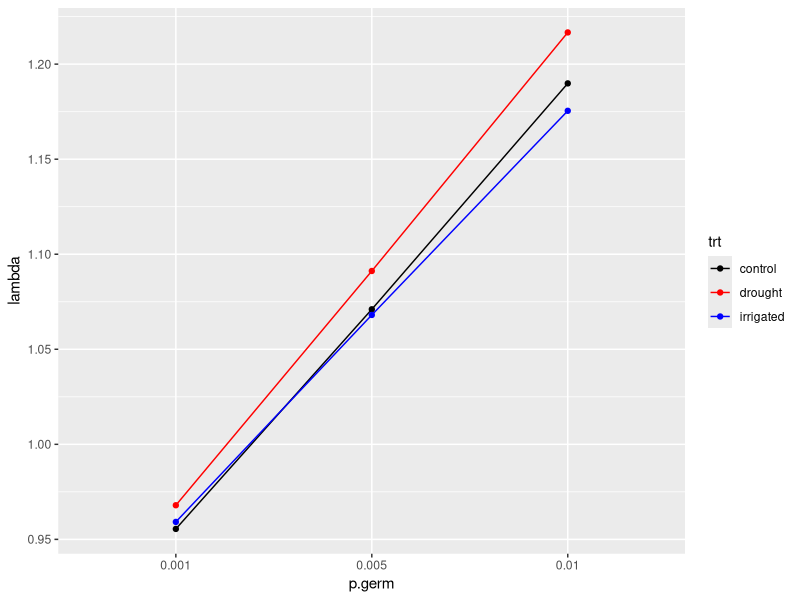

This chart was generated by the following R code: (Note: this script raises an error after producing the figure.)
# Script for doing deterministic LTRE by vital rate regression coefficient
# perturbation with no phenology
# Mostly this is being done as a proof of concept (making sure sums are correct)
# etc.

### ---------------------------------

library(ggplot2)
library(dplyr)
library(tidyr)

rm(list = ls())

# Observed vitals
growsurv = read.csv('03_construct_kernels/out/deterministic_growsurv_kernel.csv')
reprodct = read.csv('03_construct_kernels/out/deterministic_reprod_kernel_no_phen.csv')

# Outputs with perturbations
growsurv.pert = read.csv('03_construct_kernels/out/deterministic_grow_coef_perturbation_no_phen.csv')
reprodct.pert = read.csv('03_construct_kernels/out/deterministic_repr_coef_perturbation_no_phen.csv')

# Get germination rates
trt.germ = expand.grid(
  trt = c('control', 'drought', 'irrigated'),
  p.germ = c(0.001, 0.005, 0.01)
)

# Combine to get kernels
all.kernels = merge(
  x = growsurv %>% select(size.prev, size.cur, trt, p.size.cur),
  y = reprodct %>% select(size.pre , size.cur, trt, p.size.cur),
  by.x = c('size.prev', 'size.cur', 'trt'),
  by.y = c('size.pre' , 'size.cur', 'trt'),
  suffixes = c('.g', '.f')
) %>%
  merge(trt.germ, all.y = TRUE) %>%
  mutate(p.size.cur = p.size.cur.g + p.size.cur.f * p.germ) %>%
  select(-c(p.size.cur.g, p.size.cur.f))

head(all.kernels)

# Get perturbation matrices
all.pert.kernels = rbind(
  merge(
    x = growsurv.pert, 
    y = reprodct %>% select(size.pre, size.cur, trt, p.size.cur),
    by.x = c('size.prev', 'size.cur', 'trt'),
    by.y = c('size.pre' , 'size.cur', 'trt'),
    suffixes = c('.g', '.f')
  ),
  merge(
    x = growsurv %>% select(size.prev , size.cur, trt, p.size.cur),
    y = reprodct.pert,
    by.x = c('size.prev', 'size.cur', 'trt'),
    by.y = c('size.pre' , 'size.cur', 'trt'),
    suffixes = c('.g', '.f')
  )
) %>%
  merge(trt.germ, all.y = TRUE) %>%
  mutate(p.size.cur = p.size.cur.g + p.size.cur.f * p.germ) %>%
  select(-c(p.size.cur.g, p.size.cur.f)) %>%
  mutate(perturb.param = gsub('\\_', '.', perturb.param))

head(all.pert.kernels)

# Split up to make into matrices

all.matr = split(all.kernels, all.kernels[,c("trt", "p.germ")], sep = '_') %>%
  lapply(
    function(df) {
      df %>%
        arrange(size.prev, size.cur) %>%
        pivot_wider(names_from = size.prev, values_from = p.size.cur) %>%
        select(-c(trt, p.germ, size.cur)) %>%
        as.matrix()
    }
  )

all.lambda = all.matr %>% 
  sapply(function(m) Re(eigen(m)$values[1])) %>%
  data.frame(lambda = .) %>%
  mutate(trt_p.germ = row.names(.)) %>%
  separate(trt_p.germ, into = c('trt', 'p.germ'), sep = '_')

all.lambda %>%
  ggplot(aes(x = p.germ, y = lambda, colour = trt, group = trt)) +
  geom_line() +
  geom_point() +
  scale_colour_manual(values = c('black', 'red', 'blue'))

all.pert.matr = split(all.pert.kernels, all.pert.kernels[,c("trt", "p.germ", "perturb.param")], sep = '_') %>%
  lapply(
    function(df) {
      df %>%
        arrange(size.prev, size.cur) %>%
        pivot_wider(names_from = size.prev, values_from = p.size.cur) %>%
        select(-c(trt, p.germ, perturb.param, size.cur, orig.par.val)) %>%
        as.matrix()
    }
  )

all.pert.lambda = all.pert.matr %>% 
  sapply(function(m) Re(eigen(m)$values[1])) %>%
  data.frame(lambda = .) %>%
  mutate(trt_p.germ = row.names(.)) %>%
  separate(trt_p.germ, into = c('trt', 'p.germ', 'parm'), sep = '_')

head(all.pert.lambda)

# Cool, now we mergie

all.sens = merge(
  all.lambda, all.pert.lambda, 
  by = c('trt', 'p.germ'),
  suffixes = c('.orig', '.pert')
) %>%
  mutate(sv = (lambda.pert - lambda.orig) / .0001)

all.sens %>%
  ggplot(aes(x = parm, y = sv, colour = trt, group = trt)) +
  geom_point(position = position_dodge(width = 1/4)) +
  scale_colour_manual(values = c('black', 'red', 'blue')) +
  facet_wrap(~ p.germ, nrow = 3)

# ah... sign error here. the zero-inflation terms need to be done differently
# (ah maybe just keep it that way - signs will cancel out appropriately in LTRE)

### -----------
# Setting up the LTRE now

# Want to get vital rate differences
coef.diffs = rbind(growsurv.pert, reprodct.pert %>% rename(size.prev = size.pre)) %>%
  distinct(trt, perturb.param, orig.par.val) %>%
  pivot_wider(id_cols = perturb.param, names_from = trt, values_from = orig.par.val) %>%
  mutate(d.c = drought - control, i.c = irrigated - control) %>%
  select(-c(control, drought, irrigated)) %>%
  pivot_longer(c(d.c, i.c), names_to = 'contrast', values_to = 'coef.diff') %>%
  mutate(perturb.param = gsub('\\_', '.', perturb.param))

# Vital rate sensitivities

# Estimating lambda at midpoints for perturbed matrices

mean.pert.kernels = all.pert.kernels %>%
  select(-orig.par.val) %>%
  pivot_wider(names_from = trt, values_from = p.size.cur) %>%
  mutate(d.c = (drought + control) / 2, i.c = (irrigated + control) / 2) %>%
  select(-c(control, drought, irrigated)) %>%
  pivot_longer(c(d.c, i.c), names_to = 'contrast', values_to = 'p.size.cur')

mean.pert.lambdas = split(
  mean.pert.kernels, 
  mean.pert.kernels[,c("contrast", "p.germ", "perturb.param")], 
  sep = '_'
) %>%
  lapply(
    function(df) {
      df %>%
        arrange(size.prev, size.cur) %>%
        pivot_wider(names_from = size.prev, values_from = p.size.cur) %>%
        select(-c(contrast, p.germ, perturb.param, size.cur)) %>%
        as.matrix()
    }
  ) %>%
  sapply(function(x) Re(eigen(x)$values[1])) %>%
  data.frame(lambda = .) %>%
  mutate(c_pg_pp = row.names(.)) %>%
  separate(c_pg_pp, into = c('contrast', 'p.germ', 'perturb.param'), sep = '_')

# Estimating lambda at midpoints for unperturbed matrices

mean.kernels = all.kernels %>%
  pivot_wider(names_from = trt, values_from = p.size.cur) %>%
  mutate(d.c = (drought + control) / 2, i.c = (irrigated + control) / 2) %>%
  select(-c(control, drought, irrigated)) %>%
  pivot_longer(c(d.c, i.c), names_to = 'contrast', values_to = 'p.size.cur')

mean.lambdas = split(
  mean.kernels,
  mean.kernels[,c("contrast", "p.germ")],
  sep = '_'
) %>%
  lapply(
    function(df) {
      df %>%
        arrange(size.prev, size.cur) %>%
        pivot_wider(names_from = size.prev, values_from = p.size.cur) %>%
        select(-c(contrast, p.germ, size.cur)) %>%
        as.matrix()
    }
  ) %>%
  sapply(function(x) Re(eigen(x)$values[1])) %>%
  data.frame(lambda = .) %>%
  mutate(c_pg = row.names(.)) %>%
  separate(c_pg, into = c('contrast', 'p.germ'), sep = '_')

mean.sensitivities = merge(
  mean.lambdas, mean.pert.lambdas,
  by = c('contrast', 'p.germ'), suffixes = c('.orig', '.pert')
) %>%
  mutate(sv = (lambda.pert - lambda.orig) / .0001)

head(mean.sensitivities)

# # Above might not have been right...
# # Above was taking mean of perturbed matrices w/in contrast, taking mean of
# # unperturbed matrices w/in contrast, and then comparing those lambdas
# # When instead maybe I should take mean within a contrast and then estimate
# # difference in lambdas between the contrasts...
# # (that's a little less elegant to code I think...)
# 
# # mean.lambdas = merge(
# #   all.kernels, 
# #   all.pert.kernels %>% select(-orig.par.val),
# #   by = c('trt', 'p.germ', 'size.prev', 'size.cur'),
# #   suffixes = c('.orig', '.pert')
# # ) %>%
# #   mutate(p.size.mid = (p.size.cur.orig + p.size.cur.pert) / 2) %>%
# #   select(-c(p.size.cur.orig, p.size.cur.pert)) %>%
# #   split(f = .[,c("trt", "p.germ", "perturb.param")], sep = '_') %>%
# #     lapply(
# #       function(df) {
# #         df %>%
# #           arrange(size.prev, size.cur) %>%
# #           pivot_wider(names_from = size.prev, values_from = p.size.cur) %>%
# #           select(-c(trt, p.germ, perturb.param, size.cur)) %>%
# #           as.matrix()
# #       }
# #     ) %>%
# #   sapply(function(x) Re(eigen(x)$values[1])) %>%
# #   data.frame(lambda = .)
# 
# # wait... this doesn't work either, where would the deltas fit in?

# Okay... now combine the mean sensitivities and the coefficient differences

coef.ltre.df = merge(mean.sensitivities, coef.diffs, by = c('contrast', 'perturb.param')) %>%
  mutate(contrib = coef.diff * sv)

compare.results = coef.ltre.df %>% group_by(contrast, p.germ) %>% summarise(sum.contrib = sum(contrib)) %>%
  merge(
    all.lambda %>%
      pivot_wider(names_from = trt, values_from = lambda) %>%
      mutate(d.c = drought - control, i.c = irrigated - control) %>%
      select(-c(control, drought, irrigated)) %>%
      pivot_longer(c(d.c, i.c), names_to = 'contrast', values_to = 'lambda.diff')
  )

compare.results %>%
  ggplot(aes(x = lambda.diff, y = sum.contrib)) +
  geom_segment(aes(x = 0, xend = 0, y = -.01, yend = .03), linetype = 2) +
  geom_segment(aes(x = -.01, xend = .03, y = 0, yend = 0), linetype = 2) +
  geom_segment(aes(x = -.01, xend = .03, y = -.01, yend = .03), linetype = 3) +
  geom_point(aes(colour = contrast, shape = p.germ), size = 3) +
  scale_colour_manual(values = c('red', 'blue'))
# Okay, this is incorrect.
# Least wrong for small germination rates...

coef.ltre.df %>% 
  filter(contrib != 0) %>%
  ggplot(aes(x = perturb.param, y = contrib, colour = contrast)) +
  geom_segment(aes(xend = perturb.param, yend = 0)) +
  geom_point(aes(shape = contrib > 0), size = 3) +
  scale_shape_manual(values = c(6, 2), '') +
  scale_colour_manual(values = c('red', 'blue')) +
  facet_wrap(contrast ~ p.germ) +
  theme(
    axis.text.x = element_text(angle = 90),
    legend.position = 'none'
  )

# bleh
# plot coefficient differences I guess
coef.ltre.df %>%
  filter(coef.diff != 0) %>%
  # mutate(coef.sign = coef > 0, sv.sign)
  ggplot(aes(x = perturb.param, y = coef.diff, colour = contrast, fill = contrast)) +
  geom_segment(aes(xend = perturb.param, yend = 0)) +
  geom_point(aes(shape = (coef.diff * sv) > 0), size = 3) +
  scale_colour_manual(values = c('red', 'blue')) +
  scale_fill_manual(values = c('red', 'blue')) +
  scale_shape_manual(values = c(25, 24), '') +
  # facet_wrap(contrast ~ p.germ) +
  facet_wrap(~ contrast) +
  theme(legend.position = 'none')

# Look at our actual lambdas vs matrix mean contrast lambdas
all.lambda %>% 
  ggplot(aes(x = p.germ, y = lambda)) + 
  geom_line(aes(group = trt, colour = trt)) + 
  geom_point(aes(colour = trt), size = 3) + 
  scale_colour_manual(values = c('black', 'red', 'blue')) +
  geom_point(data = mean.lambdas, aes(fill = contrast), shape = 23) +
  scale_fill_manual(values = c('red', 'blue')) + 
  geom_line(data = mean.lambdas, aes(group = contrast), linetype = 2)
# eh I mean the mean lambdas are, unsurprisingly, in between the treatment lambdas!

# still not sure what the issue is
# okay well let's at least get some code to group params into vital rate groupings

coef.ltre.df %>%
  rename(param = perturb.param) %>%
  mutate(
    vital = case_when(
      grepl('seed', param) | grepl('succ', param) | 
        grepl('flow', param) | grepl('numb', param) ~ 'repr',
      grepl('grow', param) | grepl('recr', param) ~ 'grow',
      grepl('surv', param) ~ 'surv'
    )
  ) %>%
  group_by(contrast, p.germ, vital) %>%
  summarise(sum.contrib = sum(contrib)) %>%
  filter(sum.contrib != 0) %>%
  ggplot(aes(x = p.germ, y = sum.contrib, colour = contrast, shape = vital)) +
  geom_point(position = position_dodge(width = 0.5), size = 4) +
  scale_colour_manual(values = c('red', 'blue'))
# yes... something obviously wrong here!
# should be some negative values at the very least for reproduction in irrigated treatments here!

# CURRENT GUESS as to what is wrong:
# some nonlinear averaging with the way that we're averaging seed set estimates across years
# perhaps the zero-inflation is not being taken into account?
# see what the default for `response` is in predict.glmmTMB()
